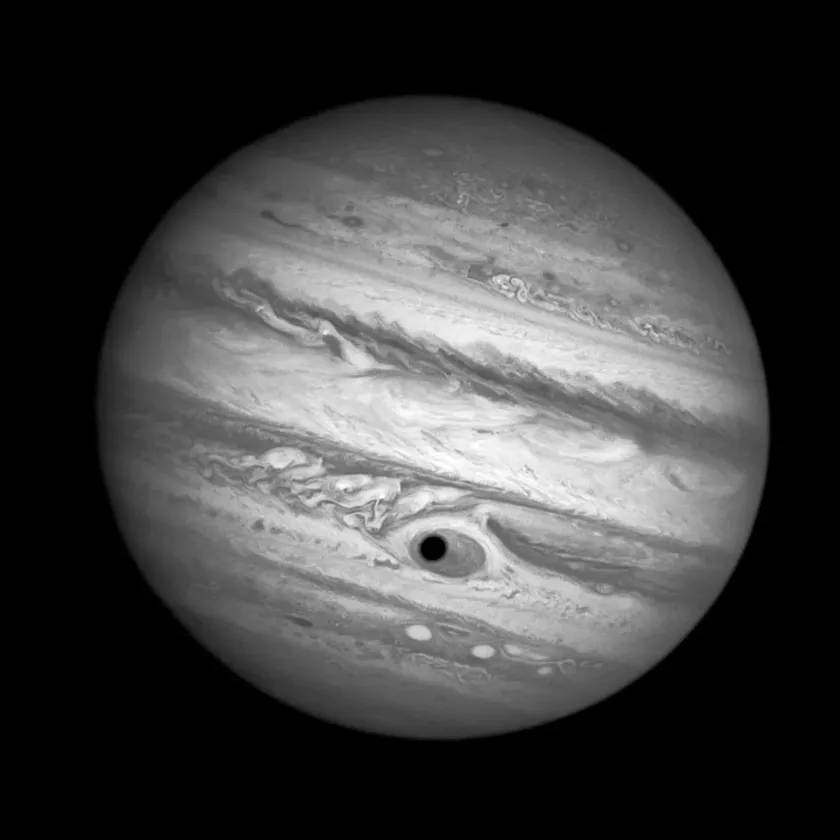
#> input picture Notebooks/jupiter.webp, 840 x 840 px, shrunk from 1102 x 1102 before the run
$ jupyter execute --allow-errors pca-irl.ipynb
#> lines starting #> are read from the running program, lines starting #| are printed output that depends on the picture
[cell 1]
import numpy as np
import scipy as sp
import pandas as pd
import matplotlib as mpl

import matplotlib.pyplot as plt
import seaborn as sns
from sklearn.decomposition import PCA

## Setup: una muestra aleatoria

[cell 2]
n = 10000
mu = np.array([3, -2, 2])
sigma = np.array([[1, 0.8, -0.2], [0.8, 1, -0.4], [-0.2, -0.4, 1]]) * 16
# mu = np.array([1,2])
# sigma = np.array([[1, 0.8],[0.8, 1]]) * 16
X = sp.stats.multivariate_normal(mu, sigma).rvs(size=n)

[cell 3]
X.shape

[cell 4]
means = {}
covs = {}
for n in np.logspace(1, 4, 16).astype(int):
    means[n] = np.mean(X[:n], axis=0)
    covs[n] = np.cov(X[:n], rowvar=False)
means = pd.DataFrame(means).T

[cell 5]
plt.plot(means), plt.xscale("log")
for idx, mu_idx in enumerate(mu):
    plt.axhline(mu_idx, linestyle="dotted", label=f"$\\mu_{idx}$", c=f"C{idx}")
plt.legend()
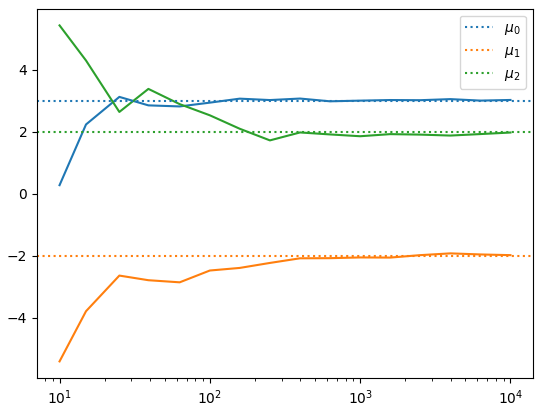
#> figure drawn by matplotlib, 1 panel; curve peaks at x = 25, y = 3.13; curve peaks at x = 3981, y = -1.92; curve peaks at x = 10, y = 5.44

[cell 6]
def dist(X, Y):
    return np.sqrt(((X - Y) ** 2).sum())


dists = pd.Series({n: dist(cov, sigma) for n, cov in covs.items()})
dists.plot()
plt.xscale("log"), plt.show()
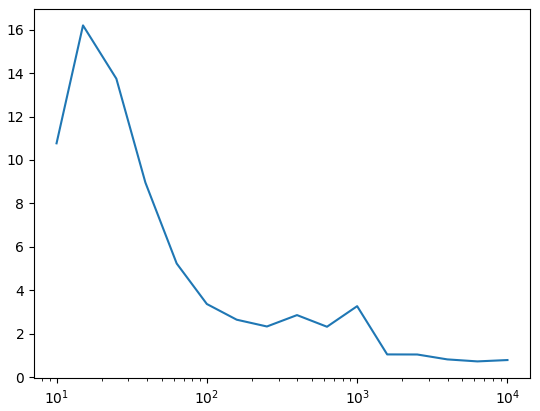
#> figure drawn by matplotlib, 1 panel; curve peaks at x = 15, y = 16.2

[cell 7]
def covhat(X):  # Estimación de la covarianza muestral
    X_ = X - X.mean(axis=0)
    n = X.shape[0]
    return X_.T @ X_ / (n - 1)


Sigma = covhat(X)
Sigma.round(2)

# Descomposiciones de Matrices
## Valores Singulares (`sp.linalg.svd`)

[cell 8]
help(sp.linalg.svd)

[cell 9]
Sigma.round(2)

[cell 10]
U, s, Vh = sp.linalg.svd(Sigma)
S = np.diag(s)

[cell 11]
U.round(2)

[cell 12]
s.round(2)

[cell 13]
Vh.round(2)

Por ser simétrica, sus VVSS a izquierda y derecha son los mismos (hasta un cambio de sentido).

[cell 14]
for i in range(U.shape[1]):
    assert np.allclose(U[:, i], Vh[i, :]) or np.allclose(U[:, i], -Vh[i, :])

[cell 15]
assert np.allclose(Sigma, U @ S @ Vh)

## Autovalores y Autovectores (`sp.linalg.eigh`)

[cell 16]
help(sp.linalg.eigh)

[cell 17]
w, V = sp.linalg.eigh(Sigma)

[cell 18]
w.round(2)

[cell 19]
V.round(2)

[cell 20]
w.shape

[cell 21]
w = w[::-1]  # np.flip(w, axis=0)
V = V[:, ::-1]  # np.flip(V, axis=1)
w.round(2), V.round(2)

[cell 22]
assert np.allclose(Sigma, V @ np.diag(w) @ V.T)

Como la matrix es simétrica y positiva definida, los valores singulares coinciden con los autovalores, y los vectores singulares coinciden con los autovectores (hasta un cambio de sentido).

[cell 23]
assert np.allclose(s, w)
for i in range(U.shape[1]):
    assert np.allclose(U[:, i], V[:, i]) or np.allclose(U[:, i], -V[:, i])

## Análisis de Componentes Principales (PCA)

[cell 24]
pca = PCA().fit(X)
pca.explained_variance_.round(2), pca.components_.round(2)

[cell 25]
w.round(2), V.round(2)

[cell 26]
assert np.allclose(pca.explained_variance_, w)
for i in range(pca.components_.shape[0]):
    assert np.allclose(pca.components_[i], V[:, i]) or np.allclose(
        pca.components_[i], -V[:, i]
    )

# Implementando de cero: `miPCA`
Antes de un parcial, no hay mejor manera de asentar un conocimiento que explicándoselo a un amigx. Antes de una clase, no hay mejor manera de comprender un programa que reproduciéndolo independientemente.

[cell 27]
# PCA: https://scikit-learn.org/stable/modules/generated/sklearn.decomposition.PCA.html
# Ej. Transformer: https://scikit-learn.org/stable/modules/generated/sklearn.preprocessing.FunctionTransformer.html

class miPCA:

    def __init__(self, n_components=1.0):
        self.n_components = n_components

    def fit(self, X):
        self.media_ = X.mean(axis=0)
        X_ = X - self.media_
        self.cov_ = X_.T @ X_ / (X.shape[0] - 1)
        w, V = sp.linalg.eigh(self.cov_)
        self.explained_variance_ = w[::-1]
        total_variance = self.explained_variance_.sum()
        if isinstance(self.n_components, int):
            self.n_components_ = np.clip(self.n_components, 0, X.shape[1])
        elif isinstance(self.n_components, float):
            min_ratio = np.clip(self.n_components, 0.0, 1.0)
            cum_ratios = self.explained_variance_.cumsum() / total_variance
            self.n_components_ = (cum_ratios >= min_ratio).argmax() + 1
        else:
            raise ValueError("n_components debe ser un `int` o `float`")
        self.components_ = V[:, ::-1].T[: self.n_components_]
        self.explained_variance_ = self.explained_variance_[: self.n_components_]
        self.explained_variance_ratio_ = self.explained_variance_ / total_variance
        return self


    def transform(self, X):
        return (X - self.media_) @ self.components_.T


    def inverse_transform(self, Z):
        return self.media_ + Z @ self.components_

[cell 28]
n_components = 3
su_pca = PCA(n_components).fit(X)
mi_pca = miPCA(n_components).fit(X)

[cell 29]
assert np.allclose(su_pca.explained_variance_, mi_pca.explained_variance_)
for i in range(su_pca.components_.shape[0]):
    assert np.allclose(su_pca.components_[i], mi_pca.components_[i]) or np.allclose(
        su_pca.components_[i], -mi_pca.components_[i]
    )

#> (a cell that did not finish here is left out)

[cell 31]
suZ = su_pca.transform(X)
miZ = mi_pca.transform(X)
for i in range(suZ.shape[1]):
    assert np.allclose(suZ[:, i], miZ[:, i]) or np.allclose(suZ[:, i], -miZ[:, i])

[cell 32]
suXrecu = su_pca.inverse_transform(suZ)
miXrecu = mi_pca.inverse_transform(miZ)
assert np.allclose(suXrecu, miXrecu)

[cell 33]
plt.scatter(X[:, 0], X[:, 1], alpha=0.05)
plt.scatter(suXrecu[:, 0], suXrecu[:, 1], alpha=0.05)
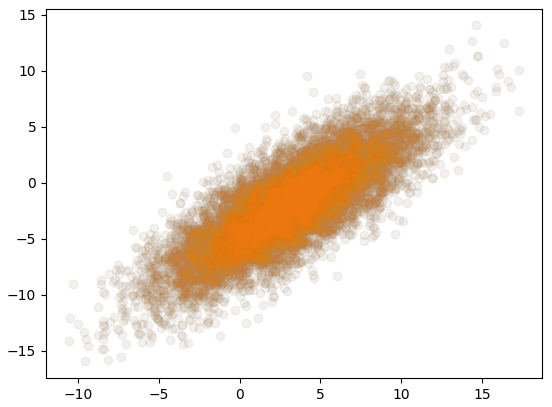
#> figure drawn by matplotlib, 1 panel

## Un ejemplo: análisis de espectrometrías

[cell 34]
import os

os.getcwd()

[cell 35]
data_dir = "../Datos/"
#> (the rest of this cell did not finish here and is left out)

#> (a cell that did not finish here is left out)

#> (a cell that did not finish here is left out)

[cell 38]
# espectros = ["82", "40", "102", "179"]
espectros = ["177", "12", "42", "99"]
fig, ax = plt.subplots(figsize=(15, 5))
#> (the rest of this cell did not finish here and is left out)

[cell 39]
fig, ax = plt.subplots(figsize=(15, 5))
#> (the rest of this cell did not finish here and is left out)

#> (a cell that did not finish here is left out)

[cell 41]
fig, ax = plt.subplots(figsize=(21, 7))

#> (the rest of this cell did not finish here and is left out)

#> (a cell that did not finish here is left out)

[cell 43]
dfx_recu = pd.DataFrame()
#> (the rest of this cell did not finish here and is left out)

#> (a cell that did not finish here is left out)

[cell 45]
fig, ax = plt.subplots(figsize=(30, 10))
#> (the rest of this cell did not finish here and is left out)

## Imágenes

[cell 46]
jupiter = mpl.image.imread("jupiter.webp")
#> jupiter is the input picture: shape (840, 840, 3); mean R, G, B 63.6, 63.6, 63.6

[cell 47]
jupiter.shape
#> Out = (840, 840, 3)

[cell 48]
jupiter[500, 500, :]
#> Out = [127, 127, 127]

[cell 49]
fig, ax = plt.subplots(figsize=(8, 8))
ax.imshow(jupiter)

[cell 50]
import numpy as np


def rgb2gray(rgb):

    r, g, b = rgb[:, :, 0], rgb[:, :, 1], rgb[:, :, 2]
    gray = 0.2989 * r + 0.5870 * g + 0.1140 * b

    return gray

[cell 51]
jupiter_gris = rgb2gray(jupiter)
jupiter_gris.shape
#> Out = (840, 840)

[cell 52]
fig, ax = plt.subplots(figsize=(8, 8))

plt.imshow(jupiter_gris, cmap="gray")

[cell 53]
pcas = {}
fig, axs = plt.subplots(3, 3, figsize=(15, 15))
# porcentajes_compresion = [0.85, 0.9, 0.95, 0.99, 0.995, 0.999, 0.9995, 0.9999]
n_direcciones = [1, 2, 3, 5, 8, 13, 21, 34, 55]
for n_dirs, ax in zip(n_direcciones, axs.flatten()):
    pcas[n_dirs] = pca = PCA(n_dirs).fit(jupiter_gris)
    ax.imshow(pca.inverse_transform(pca.transform(jupiter_gris)), cmap="gray")
    var_expl = pca.explained_variance_ratio_.sum()
    ax.set_title(
        f"PCA({n_dirs}) - {(var_expl * 100):.2f}% var. expl."
    )
#> this loop made 9 passes
#> var_expl on passes 1 to 9: 0.865, 0.914, 0.936, 0.96, 0.974, 0.985, 0.992, 0.996, 0.998
#> after the loop, pcas = 9 items
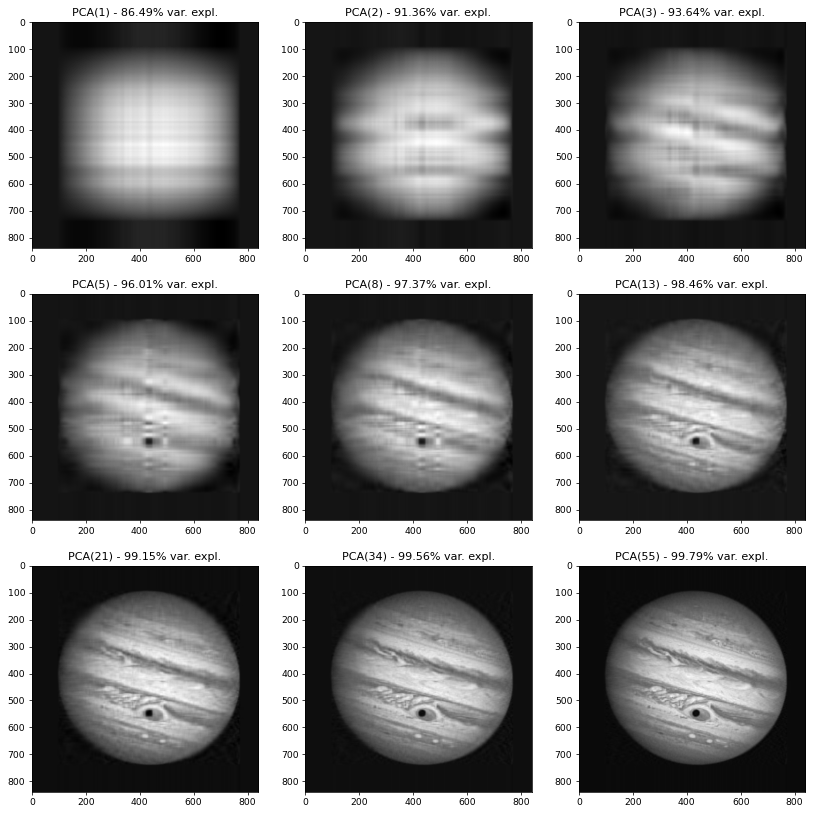
#> figure drawn by matplotlib, 9 panels
